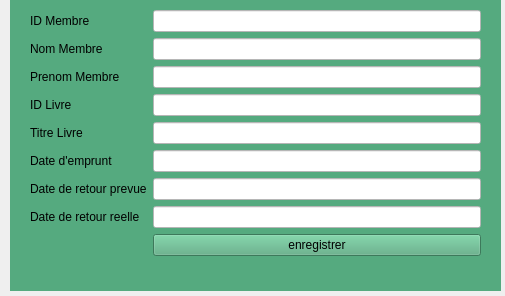
<?xml version="1.0" encoding="UTF-8"?>
<ui version="4.0">
 <class>AddEmprunt</class>
 <widget class="QWidget" name="AddEmprunt">
  <property name="geometry">
   <rect>
    <x>0</x>
    <y>0</y>
    <width>505</width>
    <height>296</height>
   </rect>
  </property>
  <property name="windowTitle">
   <string>Form</string>
  </property>
  <widget class="QWidget" name="widget" native="true">
   <property name="geometry">
    <rect>
     <x>10</x>
     <y>0</y>
     <width>491</width>
     <height>291</height>
    </rect>
   </property>
   <property name="styleSheet">
    <string notr="true">background-color: rgb(85, 170, 127);</string>
   </property>
   <widget class="QWidget" name="formLayoutWidget">
    <property name="geometry">
     <rect>
      <x>20</x>
      <y>10</y>
      <width>451</width>
      <height>261</height>
     </rect>
    </property>
    <layout class="QFormLayout" name="formLayout">
     <item row="0" column="0">
      <widget class="QLabel" name="iDMembreLabel">
       <property name="text">
        <string>ID Membre</string>
       </property>
      </widget>
     </item>
     <item row="0" column="1">
      <widget class="QLineEdit" name="iDMembreLineEdit">
       <property name="styleSheet">
        <string notr="true">background-color: rgb(255, 255, 255);</string>
       </property>
      </widget>
     </item>
     <item row="1" column="0">
      <widget class="QLabel" name="nomMembreLabel">
       <property name="text">
        <string>Nom Membre</string>
       </property>
      </widget>
     </item>
     <item row="1" column="1">
      <widget class="QLineEdit" name="nomMembreLineEdit">
       <property name="styleSheet">
        <string notr="true">background-color: rgb(255, 255, 255);</string>
       </property>
      </widget>
     </item>
     <item row="2" column="0">
      <widget class="QLabel" name="prenomMembreLabel">
       <property name="text">
        <string>Prenom Membre</string>
       </property>
      </widget>
     </item>
     <item row="2" column="1">
      <widget class="QLineEdit" name="prenomMembreLineEdit">
       <property name="styleSheet">
        <string notr="true">background-color: rgb(255, 255, 255);</string>
       </property>
      </widget>
     </item>
     <item row="3" column="0">
      <widget class="QLabel" name="iDLivreLabel">
       <property name="text">
        <string>ID Livre</string>
       </property>
      </widget>
     </item>
     <item row="3" column="1">
      <widget class="QLineEdit" name="iDLivreLineEdit">
       <property name="styleSheet">
        <string notr="true">background-color: rgb(255, 255, 255);</string>
       </property>
      </widget>
     </item>
     <item row="4" column="0">
      <widget class="QLabel" name="titreLivreLabel">
       <property name="text">
        <string>Titre Livre</string>
       </property>
      </widget>
     </item>
     <item row="4" column="1">
      <widget class="QLineEdit" name="titreLivreLineEdit">
       <property name="styleSheet">
        <string notr="true">background-color: rgb(255, 255, 255);</string>
       </property>
      </widget>
     </item>
     <item row="5" column="0">
      <widget class="QLabel" name="dateDEmpruntLabel">
       <property name="text">
        <string>Date d'emprunt</string>
       </property>
      </widget>
     </item>
     <item row="5" column="1">
      <widget class="QLineEdit" name="dateDEmpruntLineEdit">
       <property name="styleSheet">
        <string notr="true">background-color: rgb(255, 255, 255);</string>
       </property>
      </widget>
     </item>
     <item row="6" column="0">
      <widget class="QLabel" name="dateDeRetourPrevueLabel">
       <property name="text">
        <string>Date de retour prevue</string>
       </property>
      </widget>
     </item>
     <item row="6" column="1">
      <widget class="QLineEdit" name="dateDeRetourPrevueLineEdit">
       <property name="styleSheet">
        <string notr="true">background-color: rgb(255, 255, 255);</string>
       </property>
      </widget>
     </item>
     <item row="7" column="0">
      <widget class="QLabel" name="dateDeRetourReelleLabel">
       <property name="text">
        <string>Date de retour reelle</string>
       </property>
      </widget>
     </item>
     <item row="7" column="1">
      <widget class="QLineEdit" name="dateDeRetourReelleLineEdit">
       <property name="styleSheet">
        <string notr="true">background-color: rgb(255, 255, 255);</string>
       </property>
      </widget>
     </item>
     <item row="8" column="1">
      <widget class="QPushButton" name="pushButton">
       <property name="text">
        <string>enregistrer</string>
       </property>
      </widget>
     </item>
    </layout>
   </widget>
  </widget>
 </widget>
 <resources/>
 <connections/>
</ui>
